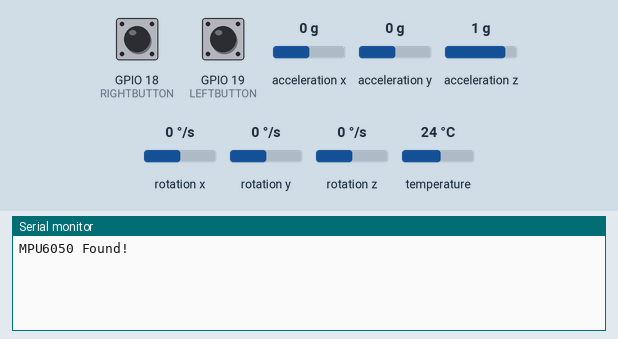
Recording of a sketch running on a simulated ESP32. Shown: the last lines printed to the serial monitor. The test bench sets the inputs (shaded band); at power-on: GPIO 18 (RIGHTBUTTON) HIGH, GPIO 19 (LEFTBUTTON) HIGH, acceleration x 0 g, acceleration y 0 g, acceleration z 1 g, rotation x 0 °/s, rotation y 0 °/s, rotation z 0 °/s, temperature 24 °C. USB keyboard and mouse output is not drawn.

Above: at 2.2 s.
2.3 s: GPIO 18 (RIGHTBUTTON) pulled LOW for 3.2 s
At 6.7 s:
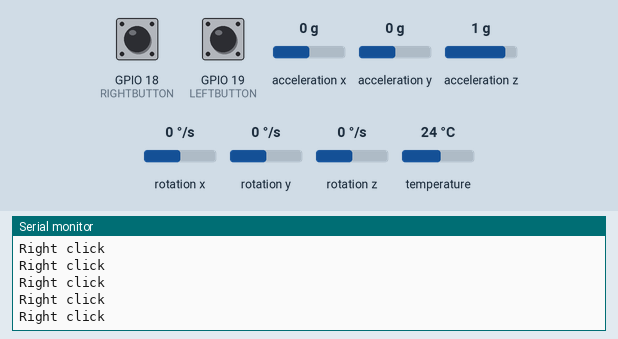
7.0 s: GPIO 19 (LEFTBUTTON) pulled LOW for 0.15 s
At 8.2 s:
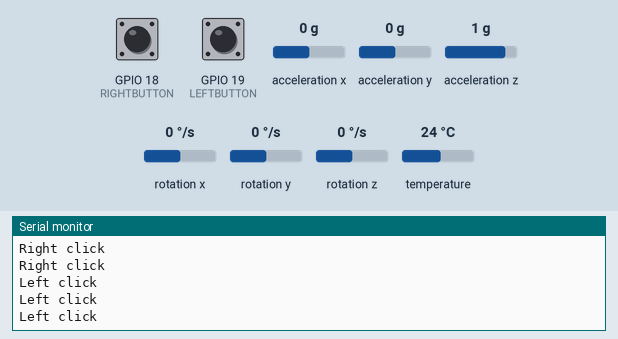

The sketch:

air_mouse.ino
```cpp
#include <BleMouse.h>
#include <Adafruit_MPU6050.h>

#define LEFTBUTTON 19
#define RIGHTBUTTON 18
#define SPEED 10

Adafruit_MPU6050 mpu;
BleMouse bleMouse;

bool sleepMPU = true;
long lastClickTime = 0;
const int debounceDelay = 50; // 50ms debounce delay

void setup() {
  Serial.begin(115200);

  pinMode(LEFTBUTTON, INPUT_PULLUP);
  pinMode(RIGHTBUTTON, INPUT_PULLUP);

  bleMouse.begin();

  delay(1000);

  // Try to initialize MPU!
  if (!mpu.begin()) {
    Serial.println("Failed to find MPU6050 chip");
    while (1) {
      delay(10);
    }
  }
  Serial.println("MPU6050 Found!");

  // Sleep MPU till Bluetooth is connected as it seems to interrupt connection
  mpu.enableSleep(sleepMPU);
}

void loop() {
  if (bleMouse.isConnected()) {
    if (sleepMPU) {
      delay(3000);
      Serial.println("MPU6050 awakened!");
      sleepMPU = false;
      mpu.enableSleep(sleepMPU);
      delay(500);
    }

    // Handle mouse movement
    sensors_event_t a, g, temp;
    mpu.getEvent(&a, &g, &temp);
    bleMouse.move(g.gyro.z * -SPEED, g.gyro.x * -SPEED);

    // Handle button clicks with debounce
    unsigned long currentMillis = millis();

    if (!digitalRead(LEFTBUTTON) && (currentMillis - lastClickTime > debounceDelay)) {
      Serial.println("Left click");
      bleMouse.click(MOUSE_LEFT);
      lastClickTime = currentMillis;
    }

    if (!digitalRead(RIGHTBUTTON) && (currentMillis - lastClickTime > debounceDelay)) {
      Serial.println("Right click");
      bleMouse.click(MOUSE_RIGHT);
      lastClickTime = currentMillis;
    }
  }
}
```

Measured:
- after the input at 2.3 s, the serial monitor: prints a new line after 2.2 s (image 1)
- after the input at 7.0 s, the serial monitor: prints a new line at once (image 2)
